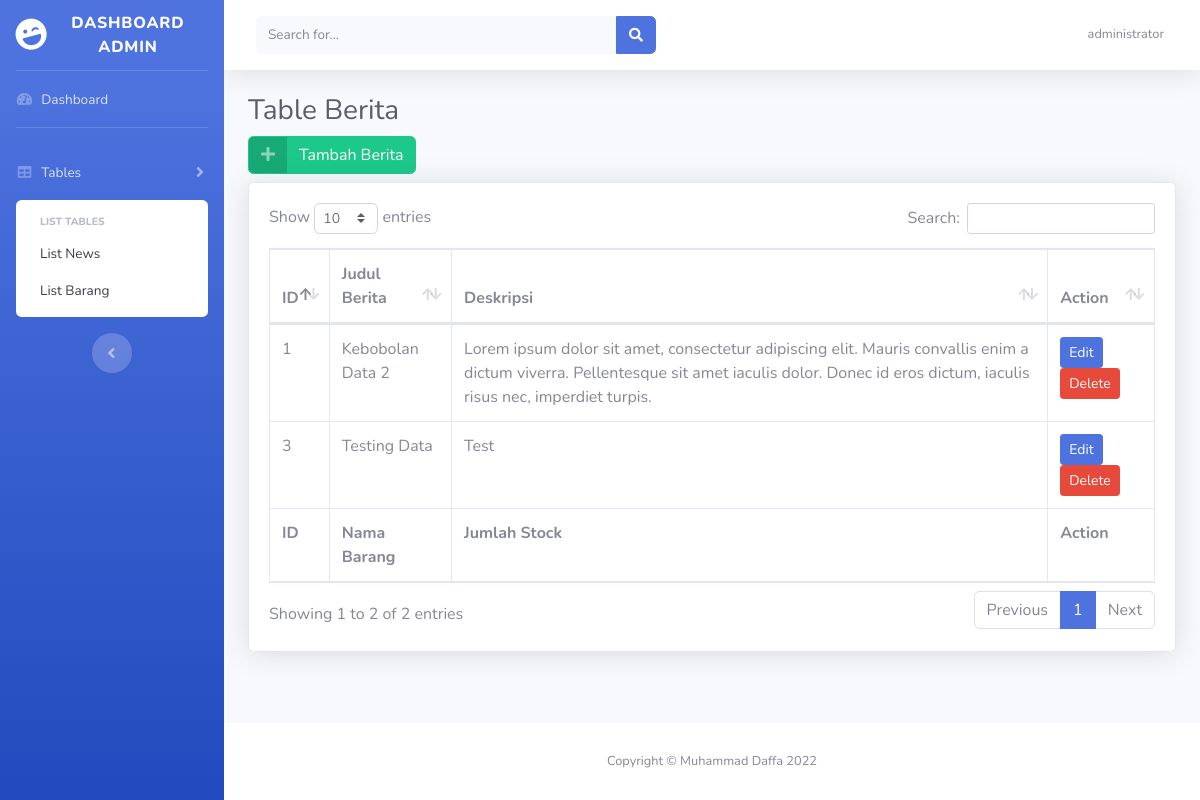
Page /app/administrator/tables.php?file=list-news.php (signed in) on the committed database.
### tables this page shows
CREATE TABLE `news` (
  `id` int NOT NULL AUTO_INCREMENT,
  `judul` varchar(255) NOT NULL,
  `deskripsi` varchar(500) NOT NULL,
  PRIMARY KEY (`id`)
);

### app/administrator/list-news.php (the view, shortened to what this page needs)
<?php
    include('../config.php');
	$sql = "SELECT * FROM news";
	$result = mysqli_query($conn, $sql);
?>
<h1 class="h3 mb-2 text-gray-800">Table Berita</h1>
<a href="tambah-news.php" class="btn btn-success btn-icon-split">
    <span class="icon text-white-50">
        <i class="fas fa-plus"></i>
    </span>
    <span class="text">Tambah Berita</span>
</a>
<div class="card shadow mb-4">
    <div class="card-body">
        <div class="table-responsive">
            <table class="table table-bordered" id="dataTable" width="100%" cellspacing="0">
                <thead>
                    <tr>
                        <th>ID</th>
                        <th>Judul Berita</th>
                        <th>Deskripsi</th>
                        <th>Action</th>
                    </tr>
                </thead>
                <tfoot>
                    <tr>
                        <th>ID</th>
                        <th>Nama Barang</th>
                        <th>Jumlah Stock</th>
                        <th>Action</th>
                    </tr>
                </tfoot>
                <tbody>
                    <?php
                        while($row = mysqli_fetch_array($result)) {
                            echo "<tr>";
                            echo "<td>".$row['id']."</td>";
                            echo "<td>".htmlspecialchars($row['judul'], ENT_QUOTES)."</td>";
                            echo "<td>".htmlspecialchars($row['deskripsi'], ENT_QUOTES)."</td>";
                            echo "<td><a href='edit-news.php?id=$row[id]' class='btn btn-primary btn-sm'><span class='text'>Edit</span></a>";
                            echo " <a href='delete-news.php?id=$row[id]' class='btn btn-danger btn-sm'><span class='text'>Delete</span></a>";
                        }
                    ?>
                </tbody>
            </table>
        </div>
    </div>
</div>

### app/administrator/tables.php (shortened to what this page needs)
<?php
    $file = $_GET['file'];
	include('../config.php');
	$sql2 = "SELECT * FROM admin WHERE username = '".$_SESSION["username_admin"]."';";
	$result2 = mysqli_query($conn, $sql2);
?>
<!DOCTYPE html>
<html lang="en">
<head>
    <link href="../assets/vendor/fontawesome-free/css/all.min.css" rel="stylesheet" type="text/css">
    <link href="../assets/css/sb-admin-2.min.css" rel="stylesheet">
    <link href="../assets/vendor/datatables/dataTables.bootstrap4.min.css" rel="stylesheet">
</head>
<body id="page-top">
    <div id="wrapper">
        <ul class="navbar-nav bg-gradient-primary sidebar sidebar-dark accordion" id="accordionSidebar">
            <a class="sidebar-brand d-flex align-items-center justify-content-center" href="dashboard.php">
                <div class="sidebar-brand-icon rotate-n-15">
                    <i class="fas fa-laugh-wink"></i>
                </div>
                <div class="sidebar-brand-text mx-3">Dashboard Admin</div>
            </a>
            <hr class="sidebar-divider my-0">
            <li class="nav-item">
                <a class="nav-link" href="dashboard.php">
                    <i class="fas fa-fw fa-tachometer-alt"></i>
                    <span>Dashboard</span></a>
            </li>
            <hr class="sidebar-divider d-none d-md-block">
            <li class="nav-item">
                <a class="nav-link collapsed" href="#" data-toggle="collapse" data-target="#collapseUtilities"
                    aria-expanded="true" aria-controls="collapseUtilities">
                    <i class="fas fa-fw fa-table"></i>
                    <span>Tables</span>
                </a>
                <div id="collapseUtilities" class="collapse show" aria-labelledby="headingUtilities"
                    data-parent="#accordionSidebar">
                    <div class="bg-white py-2 collapse-inner rounded">
                        <h6 class="collapse-header">List Tables</h6>
                        <a class="collapse-item" href="tables.php?file=list-news.php">List News</a>
                        <a class="collapse-item" href="tables.php?file=list-barang.php">List Barang</a>
                    </div>
                </div>
            </li>
            <div class="text-center d-none d-md-inline">
                <button class="rounded-circle border-0" id="sidebarToggle"></button>
            </div>
        </ul>
        <div id="content-wrapper" class="d-flex flex-column">
            <div id="content">
                <nav class="navbar navbar-expand navbar-light bg-white topbar mb-4 static-top shadow">
                    <form
                        class="d-none d-sm-inline-block form-inline mr-auto ml-md-3 my-2 my-md-0 mw-100 navbar-search">
                        <div class="input-group">
                            <input type="text" class="form-control bg-light border-0 small" placeholder="Search for..."
                                aria-label="Search" aria-describedby="basic-addon2">
                            <div class="input-group-append">
                                <button class="btn btn-primary" type="button">
                                    <i class="fas fa-search fa-sm"></i>
                                </button>
                            </div>
                        </div>
                    </form>
                    <ul class="navbar-nav ml-auto">
                        <li class="nav-item dropdown no-arrow">
                            <a class="nav-link dropdown-toggle" href="#" id="userDropdown" role="button"
                                data-toggle="dropdown" aria-haspopup="true" aria-expanded="false">
                                <?php
                                    while($row = mysqli_fetch_assoc($result2)) {
                                        echo "<span class='mr-2 d-none d-lg-inline text-gray-600 small'>". $row['username']. "</span>";
                                    }
                                ?>
                            </a>
                        </li>
                    </ul>
                </nav>
                <div class="container-fluid">
                    <?php include $file; ?>
                </div>
            </div>
            <footer class="sticky-footer bg-white">
                <div class="container my-auto">
                    <div class="copyright text-center my-auto">
                        <span>Copyright &copy; Muhammad Daffa 2022</span>
                    </div>
                </div>
            </footer>
        </div>
    </div>
</body>
</html>

### rows in the picture
news: id "1", judul "Kebobolan Data 2", deskripsi "Lorem ipsum dolor sit amet, consectetur adipiscing elit. Mauris convallis enim a dictum viverra. Pellentesque sit amet iaculis dolor. Donec id eros dictum, iaculis risus nec, imperdiet turpis."
news: id "3", judul "Testing Data", deskripsi "Test"

### other values in the picture
$row['username'] "administrator"
